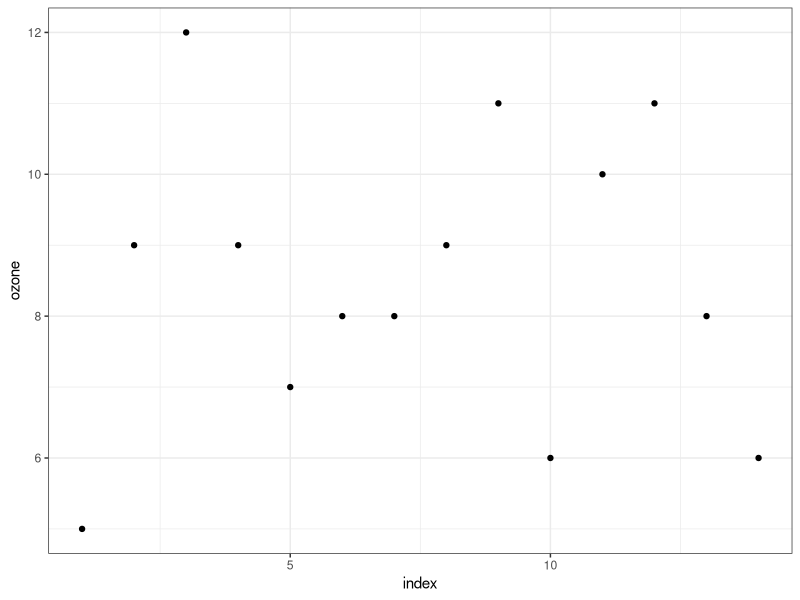
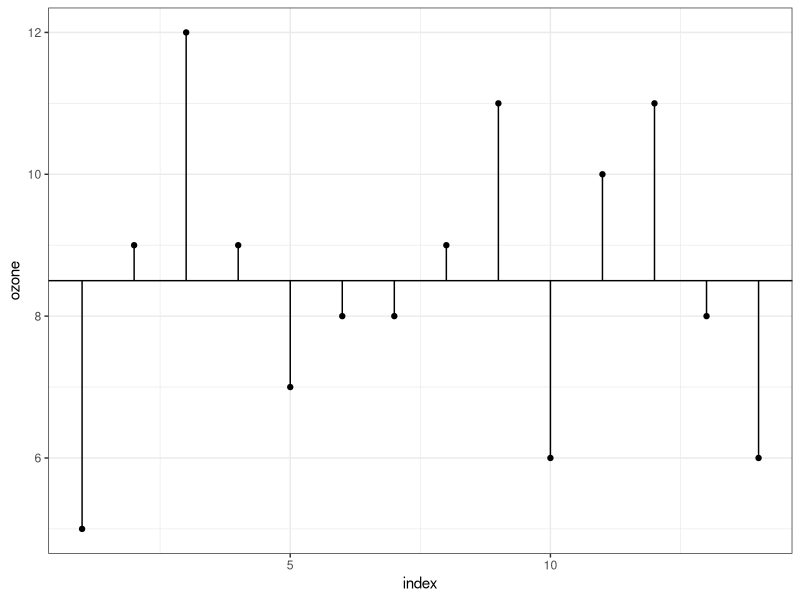
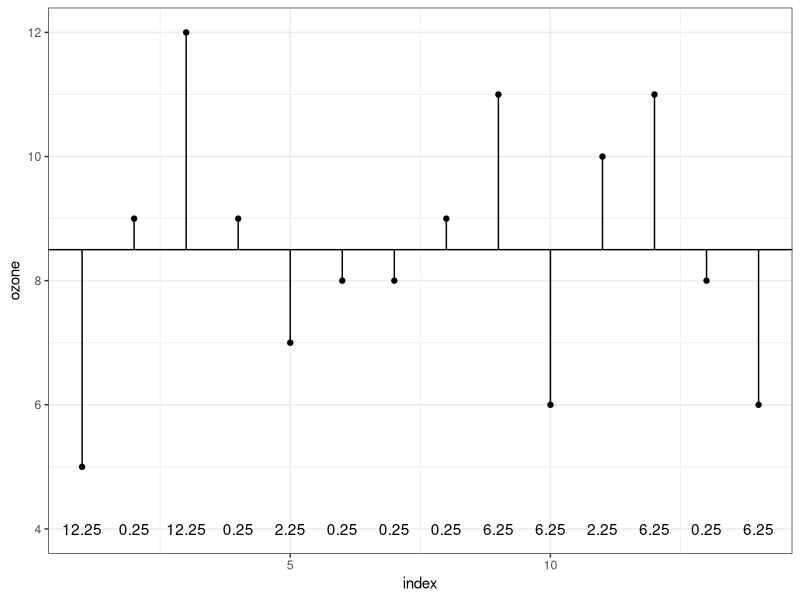
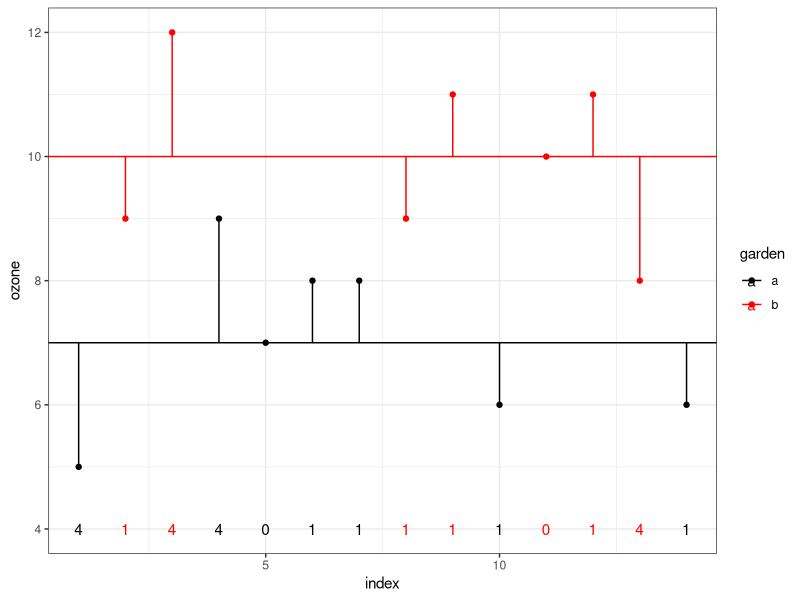
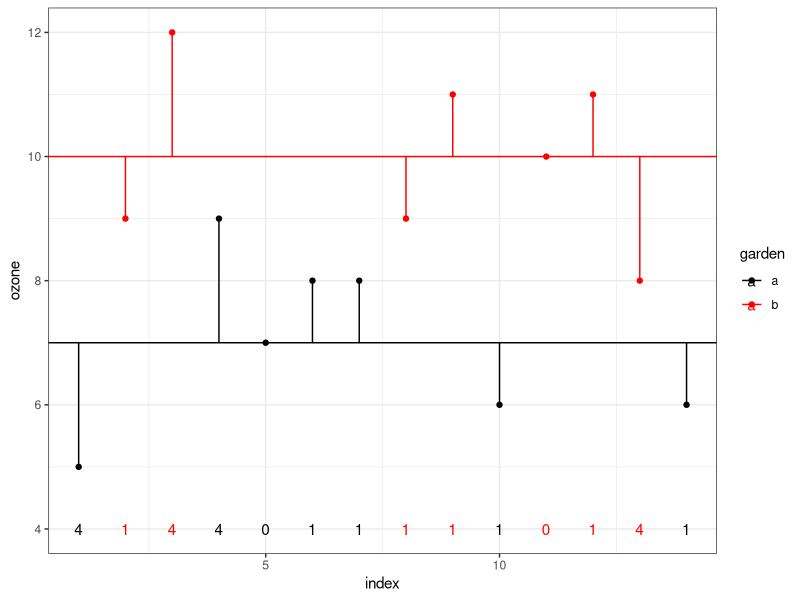
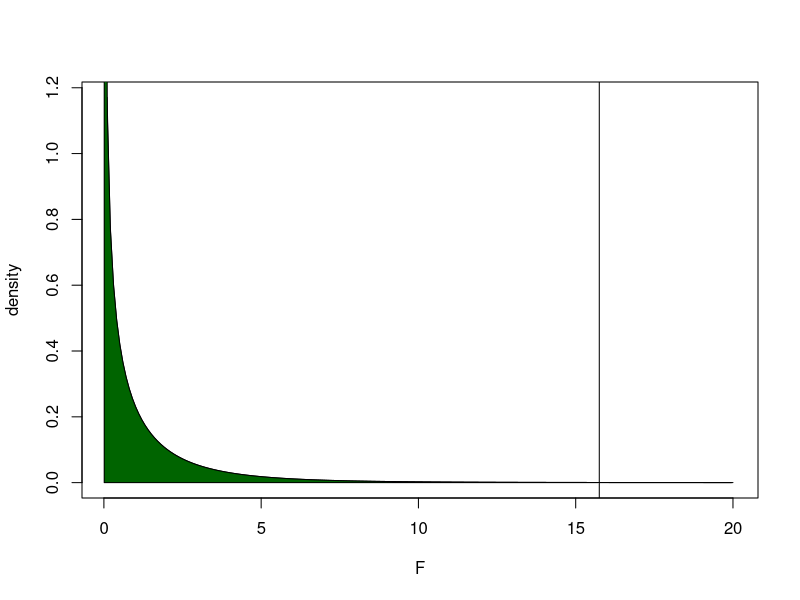

Source code (R) for these figures, in order:
## ---- chunk 1
gardens <- read.table("session5dat/gardens2.txt", header = T)
head(gardens)
## ---- chunk 2
library(ggplot2)
ggplot(gardens,aes(x=index,y=ozone)) +
  geom_point() +
  theme_bw()
## ---- chunk 3
ggplot(gardens,aes(index,ozone)) +
  geom_point() +
  geom_hline(yintercept = mean(gardens$ozone)) +
  geom_segment(aes(xend = index,yend = mean(gardens$ozone))) +
  theme_bw()
## ---- chunk 4
gardens$dist1 <- (gardens$ozone - mean(gardens$ozone))**2
ggplot(gardens,aes(index,ozone)) +
  geom_point() +
  geom_hline(yintercept = mean(gardens$ozone)) +
  geom_segment(aes(xend = index,yend = mean(gardens$ozone))) +
  geom_text(aes(label = dist1,y=4)) +
  theme_bw()
## ---- chunk 5
library(dplyr)
gardens <- group_by(gardens,garden) %>% 
  mutate(mean.g = mean(ozone))
gardens$dist2 <- (gardens$ozone - gardens$mean.g)**2
ggplot(gardens,aes(index,ozone,colour=garden)) +
  geom_point() +
  geom_hline(yintercept = unique(gardens$mean.g),colour =c("black","red")) +
  geom_segment(aes(xend = index,yend = mean.g)) +
  geom_text(aes(label = dist2,y=4)) +
  scale_colour_manual(values = c("black","red")) +
  theme_bw()
## ---- chunk 6
library(dplyr)
gardens <- group_by(gardens,garden) %>% 
  mutate(mean.g = mean(ozone))
gardens$dist2 <- (gardens$ozone - gardens$mean.g)**2
ggplot(gardens,aes(index,ozone,colour=garden)) +
  geom_point() +
  geom_hline(yintercept = unique(gardens$mean.g),colour =c("black","red")) +
  geom_segment(aes(xend = index,yend = mean.g)) +
  geom_text(aes(label = dist2,y=4)) +
  scale_colour_manual(values = c("black","red")) +
  theme_bw()
## ---- chunk 7
1 - pf(15.75,1,12)
## ---- chunk 8
plot(seq(0.1,20,by=0.1),
     df(seq(0.1,20,by=0.1),1,12),
     type="l",
     xlab = "F",
     ylab = "density")
x <- seq(15.75,20,by=0.1)
polygon(c(x,rev(x)),c(df(x,1,12),rep(0,length(x))),col="firebrick2")
x <- seq(0.01,15.75,by=0.1)
polygon(c(x,rev(x)),c(df(x,1,12),rep(0,length(x))),col="darkgreen")

abline(v=15.75)
## ---- chunk 9
mm <- lm(ozone ~ garden, data = gardens)
mm
## ---- chunk 10
summary(mm)
## ---- chunk 11
anova(mm)
